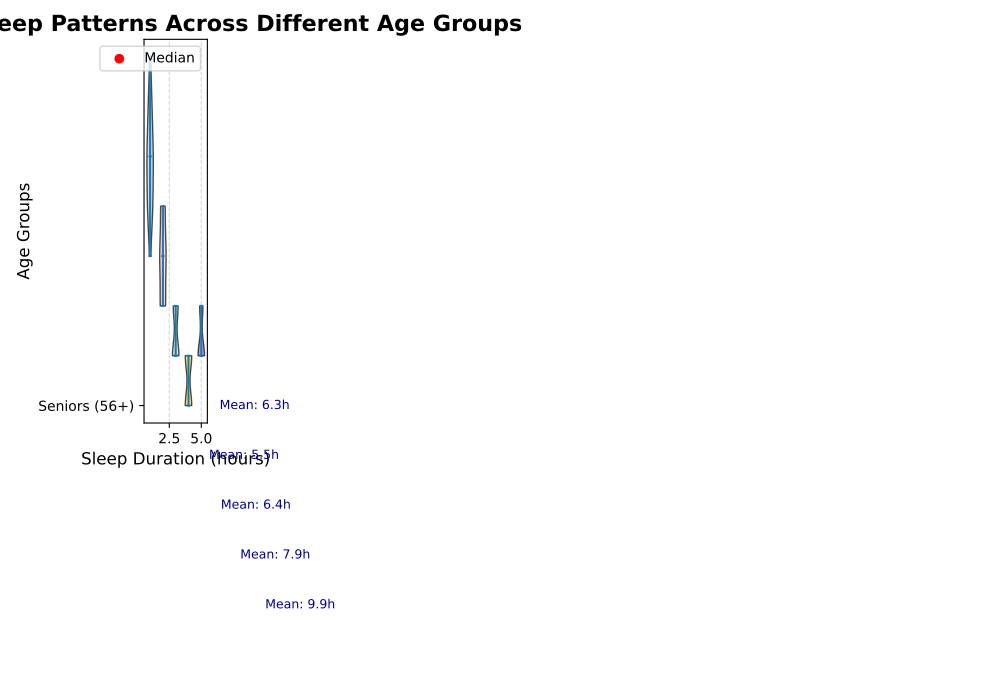

This chart was generated by the following Python code:
import matplotlib.pyplot as plt
import numpy as np

# The goal is to investigate the distribution of sleep duration (in hours) across various age groups.

# Randomly altered data within each group
children = [10, 9, 9, 11, 9, 11, 10, 10, 12, 9, 10, 8, 11, 10, 9, 11, 9, 10, 10]
teenagers = [8, 9, 7, 8, 7, 8, 9, 7, 8, 7, 8, 9, 7, 9, 8, 8, 7, 9]
young_adults = [7, 6, 6, 7, 6, 7, 6, 7, 6, 6, 6, 7, 7, 6]
adults = [6, 5, 6, 5, 6, 5, 5, 6, 6, 5, 5, 6, 5, 6, 6, 5]
seniors = [7, 6, 6, 6, 6, 7, 6, 6, 7, 6, 6, 7, 6, 6, 7]

data = [children, teenagers, young_adults, adults, seniors]
age_groups = ['Children (6-12)', 'Teenagers (13-19)', 'Young Adults (20-35)', 'Adults (36-55)', 'Seniors (56+)']

fig, ax = plt.subplots(figsize=(10, 7))
violin = ax.violinplot(data, showmeans=False, showmedians=True)

colors = ['#add8e6', '#ffcccb', '#c3e6cb', '#fdd835', '#9575cd']
for patch, color in zip(violin['bodies'], colors):
    patch.set_facecolor(color)
    patch.set_edgecolor('black')
    patch.set_alpha(0.7)

plt.title('Analysis of Sleep Patterns Across Different Age Groups', fontsize=16, fontweight='bold')
plt.ylabel('Age Groups', fontsize=12)
plt.xlabel('Sleep Duration (hours)', fontsize=12)
plt.yticks(range(1, len(age_groups) + 1), age_groups, fontsize=10)

for i, group in enumerate(data):
    mean_val = np.mean(group)
    plt.text(mean_val + 0.1, i + 1, f'Mean: {mean_val:.1f}h', verticalalignment='center', fontsize=9, color='darkblue')

ax.scatter([], [], color='red', label='Median')
plt.legend(loc='upper right', fontsize=10)
plt.grid(visible=True, axis='x', linestyle='--', alpha=0.5)
plt.tight_layout()
plt.show()
